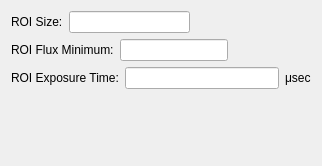
<?xml version="1.0" encoding="UTF-8"?>
<ui version="4.0">
 <class>VimbaCameraConfigForm</class>
 <widget class="QWidget" name="VimbaCameraConfigForm">
  <property name="geometry">
   <rect>
    <x>0</x>
    <y>0</y>
    <width>322</width>
    <height>166</height>
   </rect>
  </property>
  <property name="windowTitle">
   <string>Form</string>
  </property>
  <layout class="QGridLayout" name="gridLayout">
   <item row="0" column="0">
    <layout class="QHBoxLayout" name="horizontalLayout_3">
     <item>
      <widget class="QLabel" name="roiSizeLabel">
       <property name="text">
        <string>ROI Size:</string>
       </property>
       <property name="buddy">
        <cstring>roiSizeLineEdit</cstring>
       </property>
      </widget>
     </item>
     <item>
      <widget class="QLineEdit" name="roiSizeLineEdit">
       <property name="toolTip">
        <string>Valid Range: 20 to 1000 as an integer</string>
       </property>
      </widget>
     </item>
     <item>
      <spacer name="horizontalSpacer">
       <property name="orientation">
        <enum>Qt::Horizontal</enum>
       </property>
       <property name="sizeHint" stdset="0">
        <size>
         <width>40</width>
         <height>20</height>
        </size>
       </property>
      </spacer>
     </item>
    </layout>
   </item>
   <item row="1" column="0">
    <layout class="QHBoxLayout" name="horizontalLayout_2">
     <item>
      <widget class="QLabel" name="roiFluxMinLabel">
       <property name="text">
        <string>ROI Flux Minimum:</string>
       </property>
       <property name="buddy">
        <cstring>roiFluxMinLineEdit</cstring>
       </property>
      </widget>
     </item>
     <item>
      <widget class="QLineEdit" name="roiFluxMinLineEdit">
       <property name="toolTip">
        <string>Valid Range: 100 to 10000 as an integer</string>
       </property>
      </widget>
     </item>
     <item>
      <spacer name="horizontalSpacer_2">
       <property name="orientation">
        <enum>Qt::Horizontal</enum>
       </property>
       <property name="sizeHint" stdset="0">
        <size>
         <width>40</width>
         <height>20</height>
        </size>
       </property>
      </spacer>
     </item>
    </layout>
   </item>
   <item row="2" column="0">
    <layout class="QHBoxLayout" name="horizontalLayout">
     <item>
      <widget class="QLabel" name="roiExposureTimeLabel">
       <property name="text">
        <string>ROI Exposure Time:</string>
       </property>
       <property name="buddy">
        <cstring>roiExposureTimeLineEdit</cstring>
       </property>
      </widget>
     </item>
     <item>
      <widget class="QLineEdit" name="roiExposureTimeLineEdit">
       <property name="toolTip">
        <string>Valid Range: 500 to 50000 as an integer</string>
       </property>
      </widget>
     </item>
     <item>
      <widget class="QLabel" name="roiExposureTimeUnits">
       <property name="text">
        <string>&lt;html&gt;&lt;head/&gt;&lt;body&gt;&lt;p&gt;&amp;#956;sec&lt;/p&gt;&lt;/body&gt;&lt;/html&gt;</string>
       </property>
       <property name="textFormat">
        <enum>Qt::RichText</enum>
       </property>
      </widget>
     </item>
    </layout>
   </item>
   <item row="3" column="0">
    <spacer name="verticalSpacer">
     <property name="orientation">
      <enum>Qt::Vertical</enum>
     </property>
     <property name="sizeHint" stdset="0">
      <size>
       <width>20</width>
       <height>40</height>
      </size>
     </property>
    </spacer>
   </item>
  </layout>
 </widget>
 <resources/>
 <connections/>
</ui>
